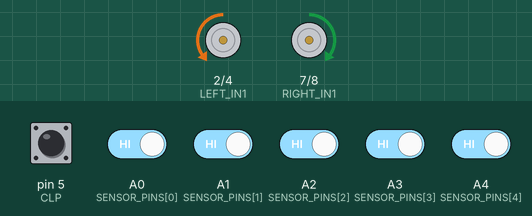
Recording of a sketch running on a simulated Arduino Uno, built with avr-gcc and run on an emulated ATmega328P. Shown: motor-driver pin pairs drawn as motors (green arrow = first pin HIGH = forward, orange = second pin HIGH = backward, longer = more drive, scaled by the enable pin). The inputs (shaded band) are chosen by the test bench; at power-on: A0 (SENSOR_PINS[0]), A1 (SENSOR_PINS[1]), A2 (SENSOR_PINS[2]), A3 (SENSOR_PINS[3]), A4 (SENSOR_PINS[4]), pin 5 (CLP) HIGH. What the sketch prints to the serial monitor is not drawn.

Above: at 1.7 s.
1.8 s: A0 (SENSOR_PINS[0]) driven LOW
At 3.0 s:
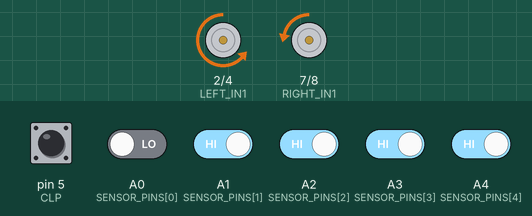
3.3 s: A1 (SENSOR_PINS[1]) driven LOW
At 4.3 s:
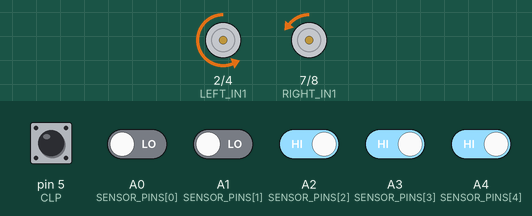
4.8 s: A0 (SENSOR_PINS[0]) driven HIGH
At 5.4 s:
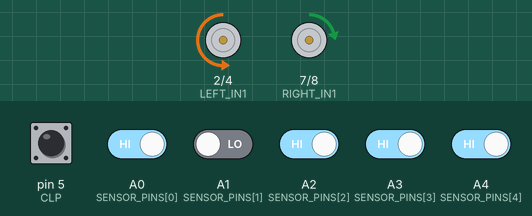
6.3 s: A2 (SENSOR_PINS[2]) driven LOW
At 6.6 s:
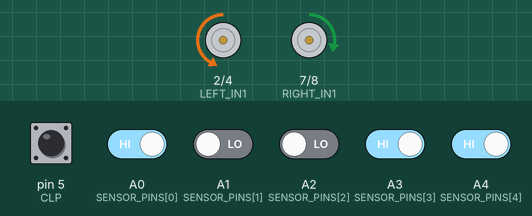
7.8 s: A1 (SENSOR_PINS[1]) driven HIGH
At 8.9 s:
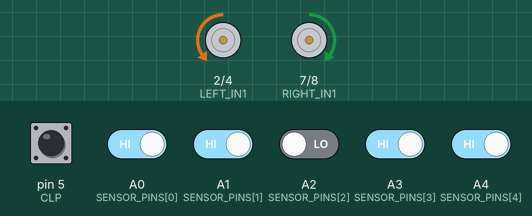
9.3 s: A3 (SENSOR_PINS[3]) driven LOW
At 10.1 s:
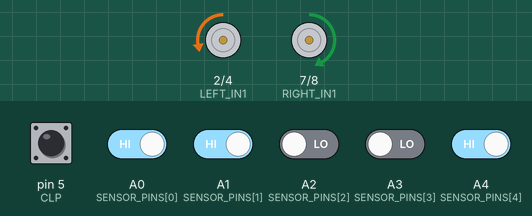
Timing chart, 0 to 11.8 s (numbered marks = the images above; inputs shaded):
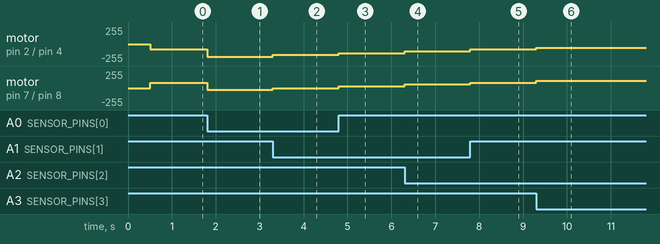

The sketch:

Line_follower_PID.ino
```cpp
const uint8_t LEFT_PWM  = 9;
const uint8_t LEFT_IN1  = 2;
const uint8_t LEFT_IN2  = 4;

const uint8_t RIGHT_PWM = 10;
const uint8_t RIGHT_IN1 = 7;
const uint8_t RIGHT_IN2 = 8;
int SENSOR_PINS[5] = {A0, A1, A2, A3, A4};

const uint8_t CLP = 5;
const uint8_t NEAR=6;

int16_t ultimaEroareKunoscuta = 0;
int16_t eroareaAnterioara = 0;
const int VITEZA_BAZA = 80;
 // valoare mică
int sumaErori = 0;

const float Kp = 0.5; //0.3
const float Ki = 0.01;
const float Kd = 20;

int calculeazaEroareMemorie() {
  int stare = 0;
  // Citim senzorii (Presupunem HIGH pe negru)
  if (digitalRead(SENSOR_PINS[0]) == LOW) stare |= 0b10000;
  if (digitalRead(SENSOR_PINS[1]) == LOW) stare |= 0b01000;
  if (digitalRead(SENSOR_PINS[2]) == LOW) stare |= 0b00100;
  if (digitalRead(SENSOR_PINS[3]) == LOW) stare |= 0b00010;
  if (digitalRead(SENSOR_PINS[4]) == LOW) stare |= 0b00001;
  int eroareCurenta = 0;
  bool linieDetectata = (stare != 0b00000);

  if (!linieDetectata) {
    if (ultimaEroareKunoscuta < 0) return -250;
    if (ultimaEroareKunoscuta > 0) return 250;
    return 0;
  }

  switch (stare) {
    case 0b00100: eroareCurenta = 0;    break;
    case 0b01100: eroareCurenta = -50;  break;
    case 0b00110: eroareCurenta = 50;   break;
    case 0b01000: eroareCurenta = -100; break;
    case 0b00010: eroareCurenta = 100;  break;
    case 0b11000: eroareCurenta = -150; break;
    case 0b00011: eroareCurenta = 150;  break;
    case 0b10000: eroareCurenta = -200; break;
    case 0b00001: eroareCurenta = 200;  break;
    default:      eroareCurenta = ultimaEroareKunoscuta; break;
  }

  ultimaEroareKunoscuta = eroareCurenta;
  return eroareCurenta;
}

void mutaMotoare(int vStanga, int vDreapta) {
  // Debug viteze calculate (opțional, ocupă mult spațiu în Serial)
  // Serial.print(" L:"); Serial.print(vStanga); Serial.print(" R:"); Serial.println(vDreapta);

  vStanga = constrain(vStanga, -255, 255);
  vDreapta = constrain(vDreapta, -255, 255);

  // Motor STÂNGA - Direcție și PWM
  if (vStanga >= 0) {
    digitalWrite(LEFT_IN1, LOW);
    digitalWrite(LEFT_IN2, HIGH);
    analogWrite(LEFT_PWM, vStanga);
  } else {
    digitalWrite(LEFT_IN1, HIGH);
    digitalWrite(LEFT_IN2, LOW);
    analogWrite(LEFT_PWM, abs(vStanga));
  }

  // Motor DREAPTA - Direcție și PWM
  if (vDreapta >= 0) {
    digitalWrite(RIGHT_IN1, HIGH);
    digitalWrite(RIGHT_IN2, LOW);
    analogWrite(RIGHT_PWM, vDreapta);
  } else {
    digitalWrite(RIGHT_IN1, LOW);
    digitalWrite(RIGHT_IN2, HIGH);
    analogWrite(RIGHT_PWM, abs(vDreapta));
  }
}

void setup() {
  Serial.begin(9600); // Pornim comunicarea serială
  Serial.println("--- ROBOT LINE FOLLOWER READY ---");

  pinMode(LEFT_PWM, OUTPUT); pinMode(LEFT_IN1, OUTPUT); pinMode(LEFT_IN2, OUTPUT);
  pinMode(RIGHT_PWM, OUTPUT); pinMode(RIGHT_IN1, OUTPUT); pinMode(RIGHT_IN2, OUTPUT);
  for(int i=0; i<5; i++) pinMode(SENSOR_PINS[i], INPUT);
  pinMode(CLP, INPUT_PULLUP);
  pinMode(NEAR, INPUT_PULLUP);

  Serial.println("Astept apasare buton CLP...");
  while(digitalRead(CLP) == LOW) {
    // Putem vedea starea senzorilor chiar înainte de start pentru calibrare
    // Serial.println(digitalRead(SENSOR_PINS[2]));
    delay(10);
  }

  Serial.println("START!");
  delay(500);
}

void loop() {
  int eroare = calculeazaEroareMemorie();
  int derivata = eroare - eroareaAnterioara;
  sumaErori =(sumaErori*0.8)+eroare;
  sumaErori = constrain(sumaErori, -1000, 1000); // anti-windup
  int corectie = (eroare * Kp) + (derivata * Kd) + (sumaErori * Ki);
  eroareaAnterioara = eroare;
  // DEBUG SERIAL: Afișăm eroarea curentă
  //Serial.print("Eroare: "); Serial.print(eroare);
  //Serial.print(" | Corectie: "); Serial.println(corectie);
  //Serial.print(" | NEAR: "); Serial.println(corectie);
  mutaMotoare(VITEZA_BAZA -corectie, VITEZA_BAZA + corectie);
  //delay(10);
  // Mic delay ca să nu umplem buffer-ul serial prea repede (doar pentru debug)
  // delay(50);
}
```

Measured:
- after the input at 1.8 s, motor on pin 2 (LEFT_IN1) / pin 4 (LEFT_IN2): backward 80/255 → backward 189/255 at once; motor on pin 7 (RIGHT_IN1) / pin 8 (RIGHT_IN2): forward 80/255 → backward 29/255 at once
- after the input at 3.3 s, motor on pin 2 (LEFT_IN1) / pin 4 (LEFT_IN2): backward 189/255 → backward 162/255 at once; motor on pin 7 (RIGHT_IN1) / pin 8 (RIGHT_IN2): backward 29/255 → backward 2/255 at once
- after the input at 4.8 s, motor on pin 2 (LEFT_IN1) / pin 4 (LEFT_IN2): backward 162/255 → backward 135/255 at once; motor on pin 7 (RIGHT_IN1) / pin 8 (RIGHT_IN2): backward 2/255 → forward 25/255 at once
- after the input at 6.3 s, motor on pin 2 (LEFT_IN1) / pin 4 (LEFT_IN2): backward 135/255 → backward 107/255 at once; motor on pin 7 (RIGHT_IN1) / pin 8 (RIGHT_IN2): forward 25/255 → forward 53/255 at once
- after the input at 7.8 s, motor on pin 2 (LEFT_IN1) / pin 4 (LEFT_IN2): backward 107/255 → backward 80/255 at once; motor on pin 7 (RIGHT_IN1) / pin 8 (RIGHT_IN2): forward 53/255 → forward 80/255 at once
- after the input at 9.3 s, motor on pin 2 (LEFT_IN1) / pin 4 (LEFT_IN2): backward 80/255 → backward 53/255 at once; motor on pin 7 (RIGHT_IN1) / pin 8 (RIGHT_IN2): forward 80/255 → forward 107/255 at once
